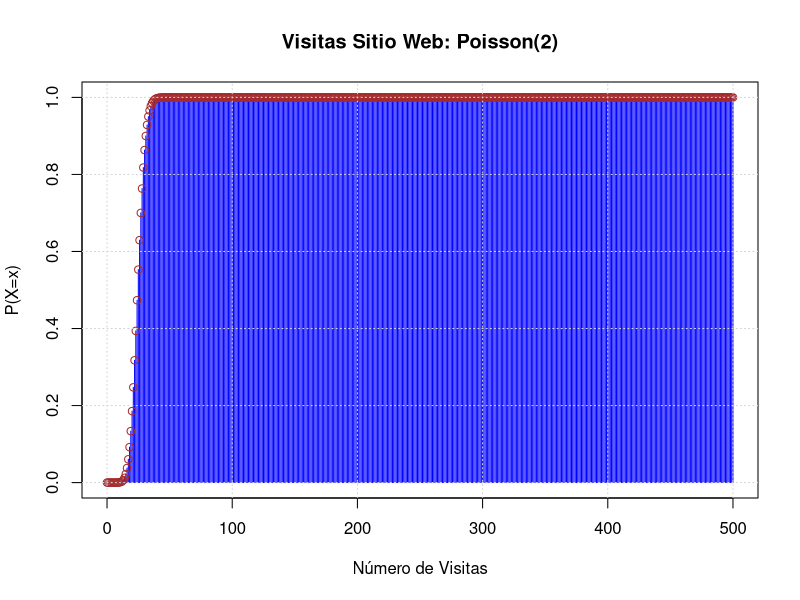
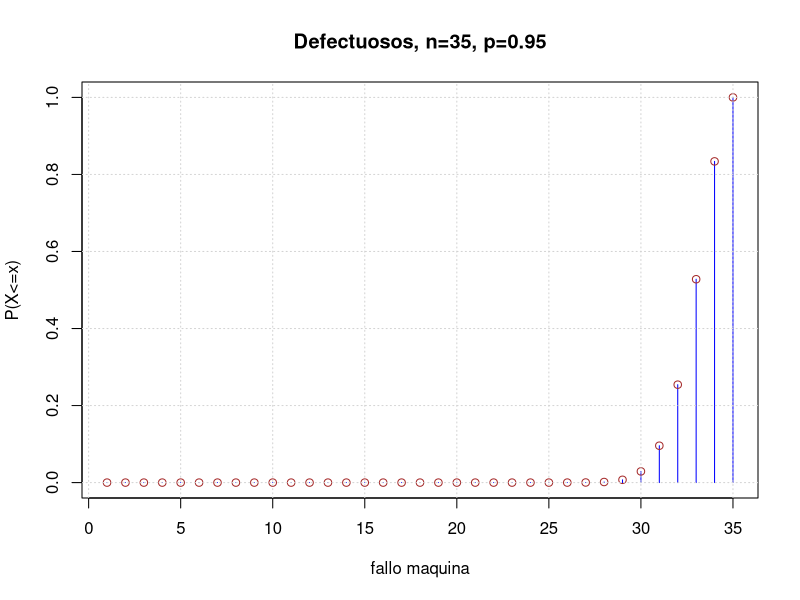

The R script that drew these images, in order:
## ---- chunk 1
#a) 
# x= numero de fallos 
n=35 # lote de 35 paquetes
p=0.05 # proabilidad de que falle la maquina
# Nos piden la probabildidad de que ocurra mas de 
# un fallos en la maquina entonces tendriamos que 
# calcular la P < e igual a 1 
#lo que es lo mismoÇ
a=1
res=1-pbinom(a,n,p)
res 
# la probabilidad de que en un lote de 35 paqueteS
# falle la maquina es de un 52 %

## ---- chunk 2
#b) se empaquetan 500 articulos
# probabildiad de que ocurran mas de 10 fallos
n2=500 # articulos
p # es lo mismo
x2=n2*p
x2
fallos=10 # mas de 10 fallos 

res2=1-ppois(fallos,x2)
res2
# la probabilidad de que ocurran 10 fallos es
# un lote de 500 articulos es del 99 % lo cual
# nos quiere decir q seguramente ocurran 10 fallos o mas
x=0:500
plot(x,ppois(x,x2),xlab="Número de Visitas", ylab="P(X=x)",type = "h", col="blue", main="Visitas Sitio Web: Poisson(2)") 
points(x,ppois(x,x2), col="brown") 
grid()
## ---- chunk 3
#c)
#Hemos hecho una aproximacion de una binomial a una 
# possion del apartado a al apartado b debido a que 
# en el apartado b nuestra n es demasiado grande ,
# entonces lo que hacemos es multiplicar n por p  
# que es la probabilidad y ya tenemos nuestro nuevo 
# valor de lambda y aplicando el metodo poisson 
# tendremos finalmente la respuesta
x<-1:35 
Probabilidad_x<-pbinom(x, size=35, prob=0.95) 
plot(x,Probabilidad_x,col="blue",  xlab="fallo maquina", ylab="P(X<=x)", type = "h", main = "Defectuosos, n=35, p=0.95") 
points(x,Probabilidad_x,col="brown")
grid()
